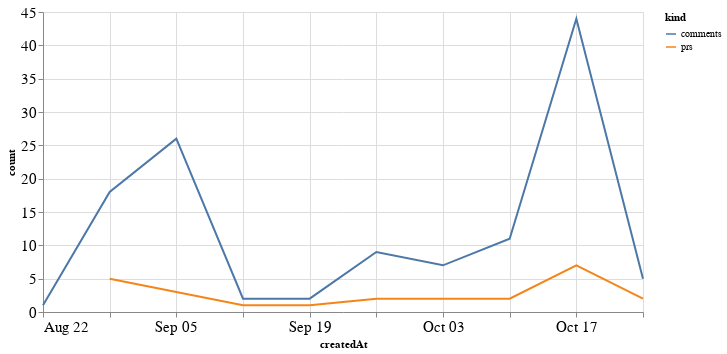

The cell this chart's notebook holds for it:
### Code cell
alt.Chart(total_time, width=600).mark_line().encode(
    x='createdAt',
    y='count',
    color='kind'
)

### Figure 1 — Vega-Lite specification as saved in the notebook (floating-point values rounded to 4 significant figures)
{"config": {"axisLeft": {"labelFontSize": 15}, "axisBottom": {"labelFontSize": 15}}, "data": {"name": "data-eb18625755bf79d3868376c869b7ede9"}, "mark": "line", "encoding": {"color": {"type": "nominal", "field": "kind"}, "x": {"type": "temporal", "field": "createdAt"}, "y": {"type": "quantitative", "field": "count"}}, "width": 600, "$schema": "https://vega.github.io/schema/vega-lite/v4.8.1.json", "datasets": {"data-eb18625755bf79d3868376c869b7ede9": [{"createdAt": "2021-08-29T00:00:00", "kind": "prs", "count": 5.0}, {"createdAt": "2021-09-05T00:00:00", "kind": "prs", "count": 3.0}, {"createdAt": "2021-09-12T00:00:00", "kind": "prs", "count": 1.0}, {"createdAt": "2021-09-19T00:00:00", "kind": "prs", "count": 1.0}, {"createdAt": "2021-09-26T00:00:00", "kind": "prs", "count": 2.0}, {"createdAt": "2021-10-03T00:00:00", "kind": "prs", "count": 2.0}, {"createdAt": "2021-10-10T00:00:00", "kind": "prs", "count": 2.0}, {"createdAt": "2021-10-17T00:00:00", "kind": "prs", "count": 7.0}, {"createdAt": "2021-10-24T00:00:00", "kind": "prs", "count": 2.0}, {"createdAt": "2021-08-22T00:00:00", "kind": "prs", "count": null}, {"createdAt": "2021-08-29T00:00:00", "kind": "comments", "count": 18.0}, {"createdAt": "2021-09-05T00:00:00", "kind": "comments", "count": 26.0}, {"createdAt": "2021-09-12T00:00:00", "kind": "comments", "count": 2.0}, {"createdAt": "2021-09-19T00:00:00", "kind": "comments", "count": 2.0}, {"createdAt": "2021-09-26T00:00:00", "kind": "comments", "count": 9.0}, {"createdAt": "2021-10-03T00:00:00", "kind": "comments", "count": 7.0}, {"createdAt": "2021-10-10T00:00:00", "kind": "comments", "count": 11.0}, {"createdAt": "2021-10-17T00:00:00", "kind": "comments", "count": 44.0}, {"createdAt": "2021-10-24T00:00:00", "kind": "comments", "count": 5.0}, {"createdAt": "2021-08-22T00:00:00", "kind": "comments", "count": 1.0}]}}
